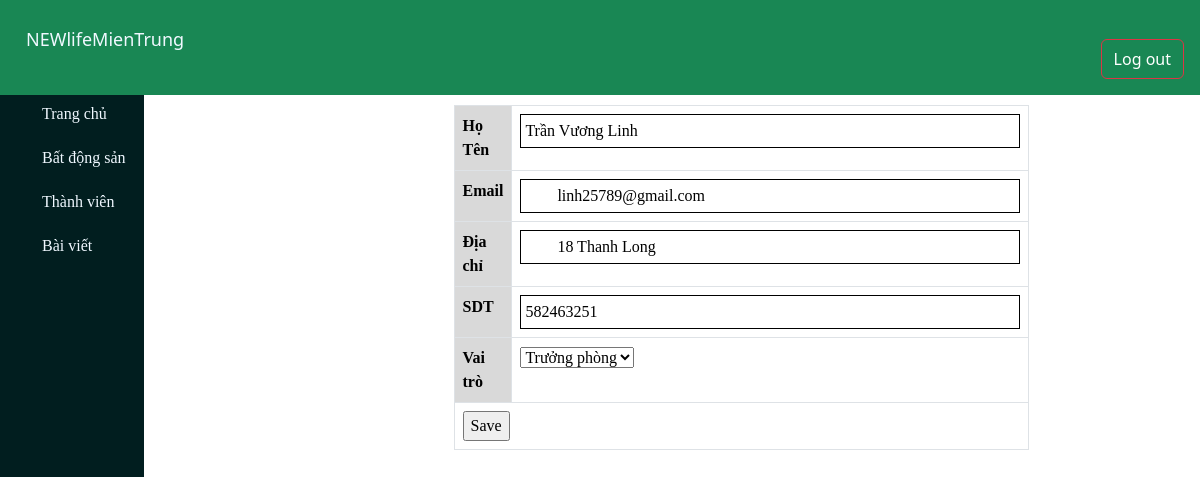
/staff.php?action=staff&query=sua&idthanhvien=108, run on the app's committed database.
### tables this page shows
CREATE TABLE `tbl_thanhvien` (
  `id_thanhvien` int(11) NOT NULL,
  `hoten` varchar(100) NOT NULL,
  `email` varchar(100) NOT NULL,
  `vaitro` varchar(50) NOT NULL,
  `tinhtrang` int(11) NOT NULL,
  `stt` int(255) NOT NULL
);

### modules/staff/update_staff.php (the view, shortened to what this page needs)
<?php
    $sql_sua_thanhvien = "SELECT * FROM tbl_thanhvien    where id_thanhvien='$_GET[idthanhvien]' LIMIT 1";
    $query_sua_thanhvien= mysqli_query($mysqli,$sql_sua_thanhvien);
?>
<table class="table table-bordered" style="  margin-left:300px; ">
    <form method="POST" action="modules/staff/controll_staff.php?idthanhvien=<?php echo $_GET['idthanhvien'] ?>">
        <?php
        while($dong = mysqli_fetch_array($query_sua_thanhvien)){
        ?>
        <tr>
            <th style="background: #d9d9d9">Họ Tên</th>
            <td><input type="text"  value="<?php echo $dong['hoten'] ?>" name="hoten"style="padding: 4px; border: 1px solid #000000; width: 500px;"></td>
        </tr>
        <tr>
            <th style="background: #d9d9d9">Email</th>
            <td><input type="text"  value="<?php echo $dong['email'] ?>" name="email"style="padding: 4px; border: 1px solid #000000; width: 500px;"></td>
        </tr>
        <tr>
            <th style="background: #d9d9d9">Địa chỉ</th>
            <td><input type="text"  value="<?php echo $dong['vaitro'] ?>" name="vaitro"style="padding: 4px; border: 1px solid #000000; width: 500px;"></td>
        </tr>
        <tr>
            <th style="background: #d9d9d9">SDT</th>
            <td><input type="text"  value="<?php echo $dong['stt'] ?>" name="stt"style="padding: 4px; border: 1px solid #000000; width: 500px;"></td>
        </tr>
        <tr>
            <th style="background: #d9d9d9">Vai trò</th>
            <th>
                <select name="tinhtrang">
                    <?php
                        if($row['tinhtrang']==1){
                    ?>
                        <option value="1" selected>Admin</option>
                        <option value="0">Trưởng phòng</option>
                        <option value="2">Nhân viên</option>
                        <option value="3">Cộng tác viên</option>
                        <?php
                        }elseif($row['tinhtrang']==0){
                        ?>
                        <option value="0"selected>Trưởng phòng</option>
                         <?php
                        }
                            ?>
                </select>
            </th>
        </tr>
        <tr>
            <td colspan="7"><input type="submit" name="suathanhvien" value="Save"></td>
        </tr>
        <?php
        }
        ?>
  </form>
</table>

### staff.php (style rules this page uses)
body { margin: 0; padding: 0; background-image: url('image/hinh2.jpg'); }

### data on the page
tbl_thanhvien: hoten "Trần Vương Linh", email "linh25789@gmail.com", vaitro "18 Thanh Long", stt "582463251"
